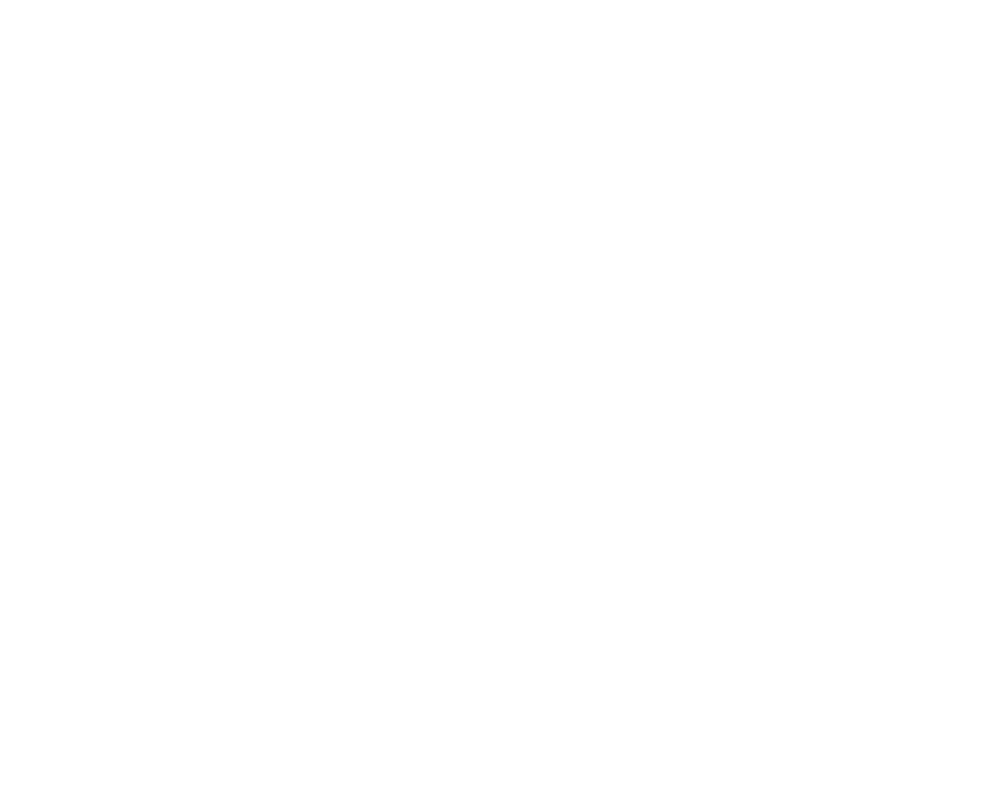
Frame 1 (no input)
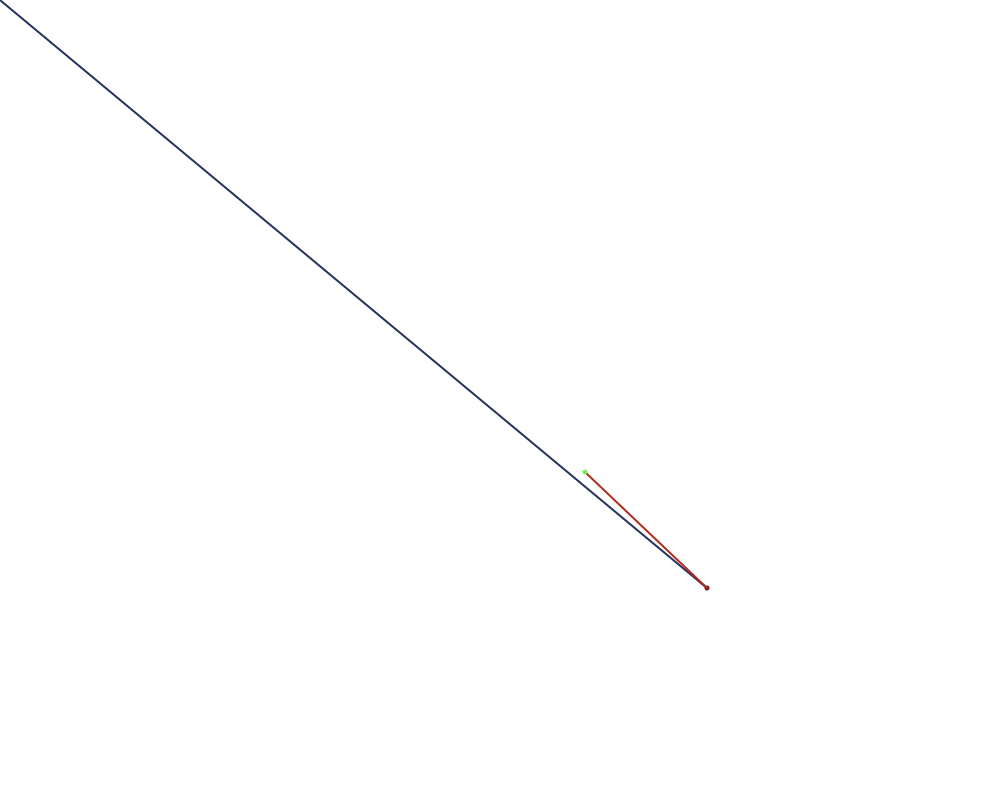
Frame 60 (the mouse pressed at the canvas centre just before this capture)
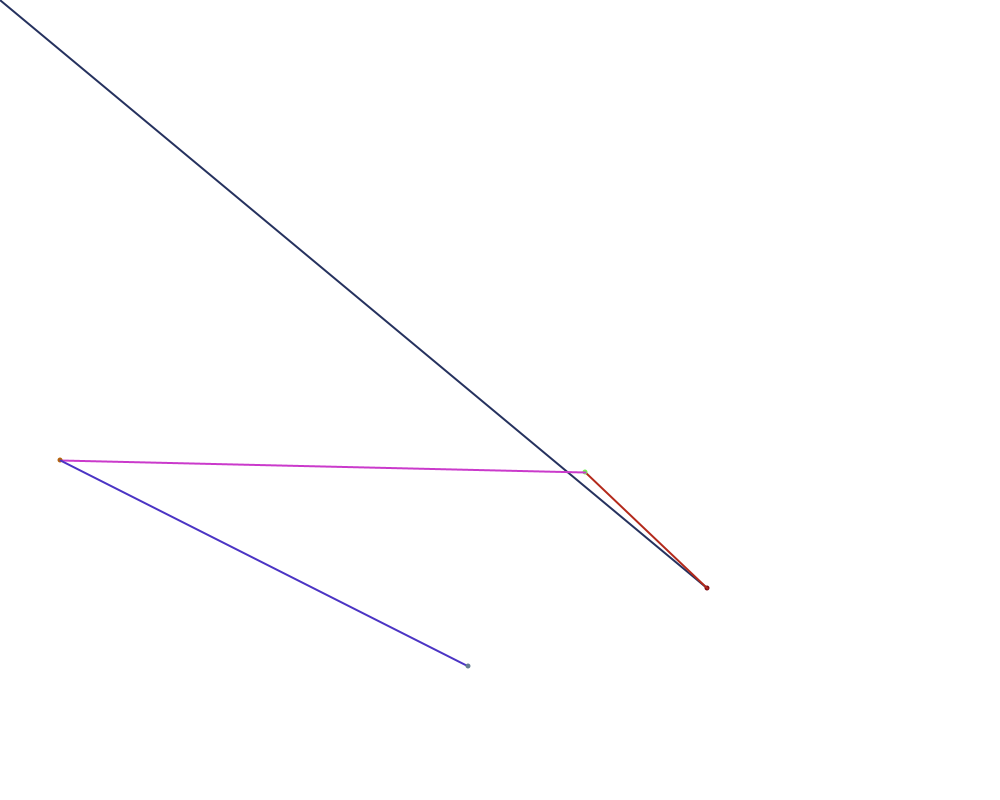
Frame 120 (the mouse held since frame 60 and released just before this capture)

The Processing sketch that drew these frames (run headless with seeded random() and noise(); from frame 60 on, the mouse is pressed at the canvas centre):

// Processing sketch: Random_Walker_1
// ── Random_Walker_1.pde
Walker walkman;
void setup()
{
  size(1000, 800);
  walkman = new Walker();
  background(255);
  walkman.speed = 3;
  walkman.body = 5;
  walkman.steps = millis();
}

void draw()
{
 walkman.speed = 5;
  walkman.appear();
  walkman.step();
}

class Walker
{
  int x;
  int y;
  int speed;
  int body;
  int steps;  // How many steps our walker has already taken
  int prevX;
  int prevY;
  boolean drawing;
  Walker()
  {
    x = width/2;
    y = height/2;
    speed = 1;
    body = 2;
    steps = 0;
    prevX = 0;
    prevY = 0;
    drawing = false;
  }
  void step()
  {
    x = int(random(width));
    y = int(random(height));
   
  }
  
  void appear()
  {
    println(millis()/1000);
    if((millis() - steps) > 500)
    {
steps = millis();
strokeWeight(2);
    stroke(random(255), random(255), random(255));
    line(x, y, prevX , prevY);
    prevX = x;
    prevY = y;
    noStroke();
    fill(random(255), random(255), random(255));
    ellipse(x, y, body, body);
    }
  }
 
}
